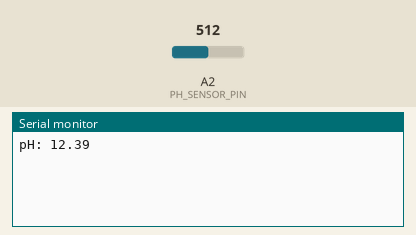
Simulated run of this sketch. Board: Arduino Uno, built with avr-gcc and run on an emulated ATmega328P. On the bench: the last lines printed to the serial monitor. Inputs (shaded band) come from the test bench; at power-on: A2 (PH_SENSOR_PIN) = 512.

Above: at 1.2 s.
1.3 s: A2 (PH_SENSOR_PIN) set to 716
At 2.5 s:
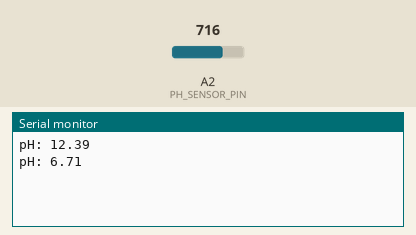
2.8 s: A2 (PH_SENSOR_PIN) set to 900
At 3.9 s:
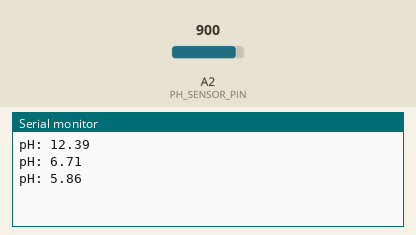
Timing chart, 0 to 5.8 s (numbered marks = the images above; inputs shaded):
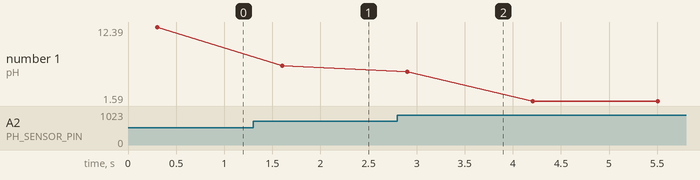

The sketch:

test-ph.ino
```cpp
#define PH_SENSOR_PIN A2

float calibration_value, pHValue;
unsigned long int avgval;
int buffer_arr[10], temp;

void setup() {
        Serial.begin(9600);
        pinMode(PH_SENSOR_PIN, INPUT);
}

void loop() {
        for (int i = 0; i < 10; i++) {
                buffer_arr[i] = analogRead(PH_SENSOR_PIN);
                delay(30);
        }
        for (int i = 0; i < 9; i++) {
                for (int j = i + 1; j < 10; j++) {
                        if (buffer_arr[i] > buffer_arr[j]) {
                                temp = buffer_arr[i];
                                buffer_arr[i] = buffer_arr[j];
                                buffer_arr[j] = temp;
                        }
                }
        }
        avgval = 0;
        for (int i = 2; i < 8; i++) {
                avgval += buffer_arr[i];
        }
        float volt = ((float)avgval * 5.0 / 1024.0 / 6.0) - 0.2;
        pHValue = -5.70 * volt + 27.0 - 1.5;

        Serial.print("pH: ");
        Serial.println(pHValue);
        delay(1000);
}
```

Measured:
- after the input at 1.3 s, the serial monitor: prints a new line after 0.30 s (image 1)
- after the input at 2.8 s, the serial monitor: prints a new line after 0.10 s (image 2)
- plotted number 1: 12.39 → 6.71 after the input at 1.3 s, 6.71 → 1.59 after the input at 2.8 s
